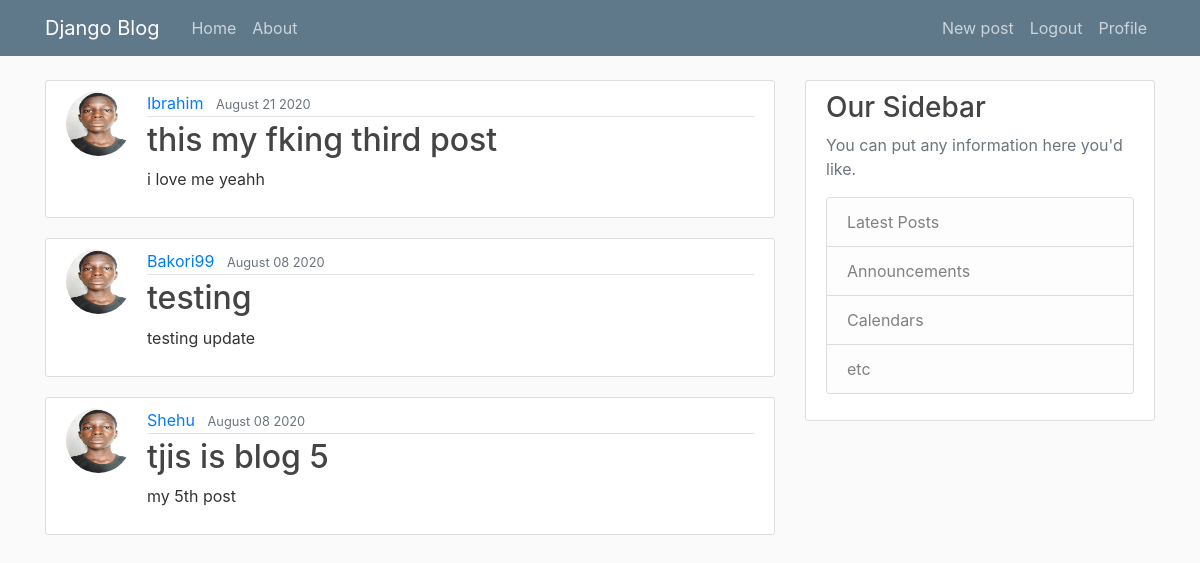
/ (signed in), run on the app's committed database.
### blog/models.py (models this page shows, shortened)
class Post(models.Model):
    title = models.CharField(max_length=100)
    content = models.TextField()
    date_posted = models.DateTimeField(default=timezone.now)
    author = models.ForeignKey(User, on_delete=models.CASCADE)

### users/models.py (models this page shows, shortened)
class Profile(models.Model):
    user = models.OneToOneField(User,on_delete= models.CASCADE)
    image = models.ImageField(default="default.jpeg",upload_to = "profile_pics")

### blog/views.py (the view)
# urls.py: path("", PostListView.as_view(), name="blog-home"),
class PostListView(LoginRequiredMixin,ListView):
    model = Post
    template_name = "blog/home.html"
    context_object_name = "posts"
    ordering = ["-date_posted"]
    paginate_by = 3

### blog/templates/blog/home.html
{% extends "blog/base.html" %}
{% block content %}
      {%for post in posts%}
      <article class="media content-section">
        <img src="{{post.author.profile.image.url}}" alt="" class="rounded-circle article-img">
        <div class="media-body">
          <div class="article-metadata">
            <a class="mr-2" href="#">{{ post.author }}</a>
            <small class="text-muted">{{ post.date_posted|date:"F d Y"}}</small>
          </div>
          <h2><a class="article-title" href="{% url "post-detail" post.id %}">{{ post.title }}</a></h2>
          <p class="article-content">{{ post.content }}</p>
        </div>
      </article>
      {%endfor%}
{% endblock content %}

### blog/static/blog/main.css (style rules this page uses)
body { background: #fafafa; color: #333333; margin-top: 5rem; }
h1, h2, h3, h4, h5, h6 { color: #444444; }
.content-section { background: #ffffff; padding: 10px 20px; border: 1px solid #dddddd; border-radius: 3px; margin-bottom: 20px; }
.article-title { color: #444444; }
.article-content { white-space: pre-line; }
.article-img { height: 65px; width: 65px; margin-right: 16px; }
.article-metadata { padding-bottom: 1px; margin-bottom: 4px; border-bottom: 1px solid #e3e3e3 }

### data on the page
Post: author.profile.image (placeholder picture), author "Ibrahim", date_posted "August 21 2020", title "this my fking third post", content "i love me yeahh"
Post: author.profile.image (placeholder picture), author "Bakori99", date_posted "August 08 2020", title "testing", content "testing update"
Post: author.profile.image (placeholder picture), author "Shehu", date_posted "August 08 2020", title "tjis is blog 5", content "my 5th post"
